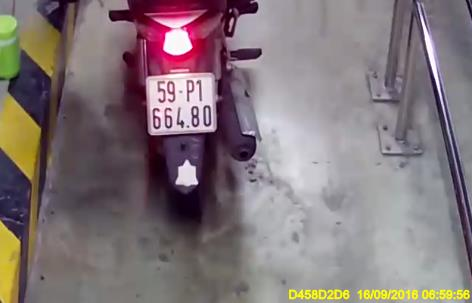
#> input picture 0000_00532_b.jpg, 472 x 303 px
$ jupyter execute --allow-errors test.ipynb   (older library calls are emulated)
#> lines starting #> are read from the running program, lines starting #| are printed output that depends on the picture; after the words box and inside, x2 and y2 are one past the last pixel; in counts of white or black regions, pixels touching at a corner belong together
[cell 1]
import cv2
import numpy as np
import matplotlib.pyplot as plt

def detect_plate_robust(img_path):
    # 1. ĐỌC ẢNH & CHUẨN HÓA KÍCH THƯỚC
#> called with img_path = '0000_00532_b.jpg'
    img_original = cv2.imread(img_path)
#> img_original is the input picture: shape (303, 472, 3); mean B, G, R 121.1, 118.2, 130.8
    if img_original is None: return

    # Resize về 600px để ổn định tham số
    target_width = 600
    scale = target_width / img_original.shape[1]
#> scale = 1.27
    h_new = int(img_original.shape[0] * scale)
#> h_new = 385
    img = cv2.resize(img_original, (target_width, h_new))

    # 2. TIỀN XỬ LÝ CHUNG
    gray = cv2.cvtColor(img, cv2.COLOR_BGR2GRAY)

    # TopHat để làm nổi bật biển số (vùng sáng) trên nền tối
    rectKern = cv2.getStructuringElement(cv2.MORPH_RECT, (13, 5))
    tophat = cv2.morphologyEx(gray, cv2.MORPH_TOPHAT, rectKern)

    # Sobel dọc (Chỉ bắt nét dọc) [cite: 230]
    sobelx = cv2.Sobel(tophat, cv2.CV_64F, 1, 0, ksize=3)
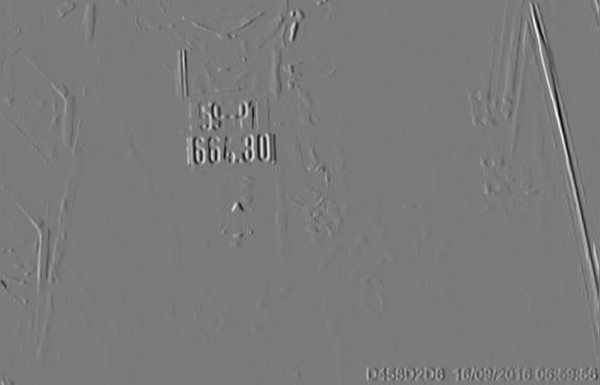
#> sobelx: shape (385, 600) float64; min -592, max 635, mean 0.1; drawn with min black and max white
    sobelx = np.absolute(sobelx)
    sobelx = (255 * (sobelx / np.max(sobelx))).astype("uint8")

    # Otsu Thresholding [cite: 236]
    _, thresh = cv2.threshold(sobelx, 0, 255, cv2.THRESH_BINARY | cv2.THRESH_OTSU)
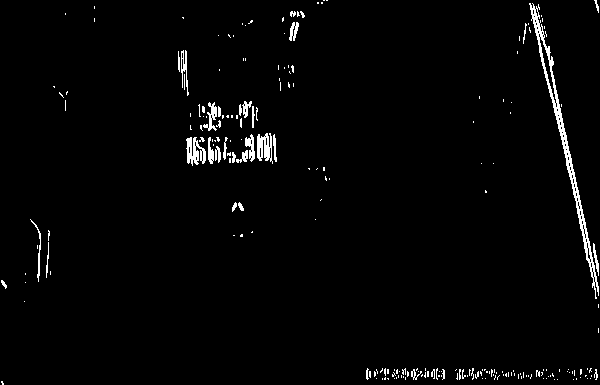
#> thresh: shape (385, 600); 2.1% white in thin lines or dots

    # 3. CHIẾN LƯỢC MULTI-KERNEL (QUAN TRỌNG NHẤT)
    # Thử 3 loại kernel để bắt mọi trường hợp:
    # - (17, 5): Biển dài chuẩn
    # - (17, 12): Biển vuông (2 dòng) - nối dòng trên dưới
    # - (10, 5): Biển số ở xa/nhỏ
    kernels = [(17, 5), (17, 12), (10, 5)]
    candidates = []

    for k_size in kernels:
        morph_kernel = cv2.getStructuringElement(cv2.MORPH_RECT, k_size)
        # Đóng (Close) để nối liền ký tự
        closed = cv2.morphologyEx(thresh, cv2.MORPH_CLOSE, morph_kernel)

        # Tìm contour cho kernel này
        cnts, _ = cv2.findContours(closed, cv2.RETR_EXTERNAL, cv2.CHAIN_APPROX_SIMPLE)

        for c in cnts:
            # Lọc sơ bộ
            x, y, w, h = cv2.boundingRect(c)
            ar = w / float(h)
            if w > 30 and h > 15 and 1.2 <= ar <= 6.0:
                candidates.append((x, y, w, h, closed[y:y+h, x:x+w]))
#> this loop made 3 passes
#> pass 1, in detect_plate_robust, `closed = cv2.morphologyEx(thresh, cv2.MORPH_CLOSE, morph_kernel)`:
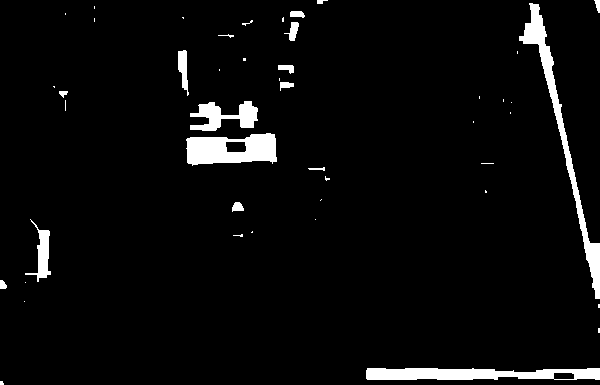
#> closed: shape (385, 600); 4.3% white; 46 white regions (28 under 20 px), largest, box (x1, y1, x2, y2) and area: (519, 3, 600, 299) 2627, (366, 368, 600, 380) 2256, (186, 133, 277, 166) 2152
#> after the loop, candidates = 5 items

    # 4. CHẤM ĐIỂM & CHỌN LỌC (SCORING)
    # Loại bỏ các khung trùng nhau và chọn khung tốt nhất
    final_plates = []

    # Sắp xếp theo diện tích giảm dần để xử lý vùng lớn trước
    candidates = sorted(candidates, key=lambda x: x[2]*x[3], reverse=True)

    merged_mask = np.zeros(gray.shape, dtype="uint8")

    for (x, y, w, h, roi_mask) in candidates:
        # Kiểm tra nếu vùng này đã được chọn rồi (tránh trùng lặp do chạy nhiều kernel)
        if merged_mask[y:y+h, x:x+w].mean() > 0:
            continue

        # TÍNH ĐIỂM "EDGE DENSITY" (Mật độ cạnh)
        # Biển số thật là vùng trắng đặc trong ảnh nhị phân closed
        white_pixels = cv2.countNonZero(roi_mask)
        total_pixels = w * h
        density = white_pixels / total_pixels

        # Biển số thường có mật độ trắng từ 0.3 đến 0.7 (không quá đặc, không quá rỗng)
        if 0.3 < density < 0.8:
            cv2.rectangle(img, (x, y), (x+w, y+h), (0, 255, 0), 2)
            final_plates.append(img_original[int(y/scale):int((y+h)/scale), int(x/scale):int((x+w)/scale)])

            # Đánh dấu vùng này đã xử lý
            merged_mask[y:y+h, x:x+w] = 255
#> this loop made 5 passes
#> (x, y, w, h) on passes 2 to 5: (186, 133, 91, 33), (187, 133, 91, 33), (190, 101, 68, 30), (191, 101, 68, 30)
#> (x, y, w, h, white_pixels, total_pixels, density) on pass 1: (186, 102, 91, 65, 3958, 5915, 0.669)
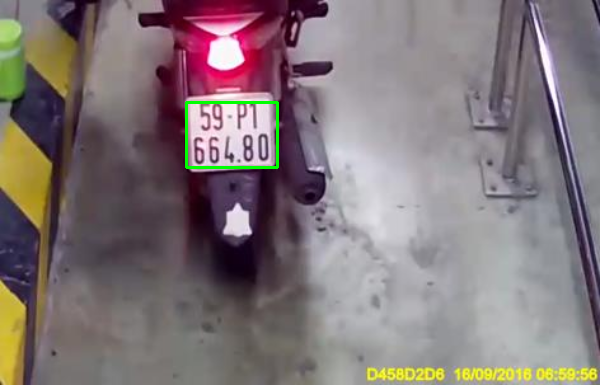
#> img: shape (385, 600, 3); mean B, G, R 120.5, 118.7, 130.1
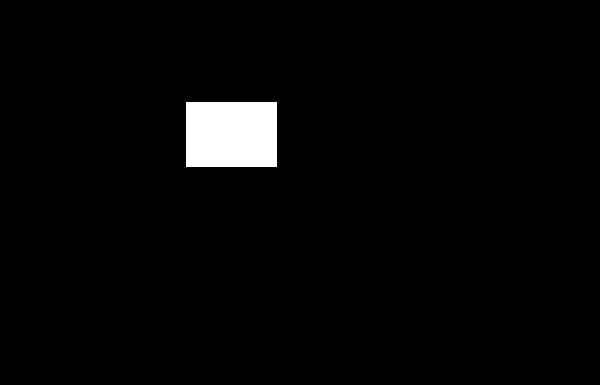
#> merged_mask: shape (385, 600); 2.6% white; 1 white region, box (x1, y1, x2, y2) and area: (186, 102, 277, 167) 5915
#> after the loop, final_plates = 1 item

    # HIỂN THỊ KẾT QUẢ
    plt.figure(figsize=(10,6))
    plt.imshow(cv2.cvtColor(img, cv2.COLOR_BGR2RGB))
    plt.title(f"Phát hiện được {len(final_plates)} biển số (Robust)")
    plt.axis('off')
    plt.show()

    return final_plates

# Chạy thử
detect_plate_robust('0000_00532_b.jpg')

[cell 2]
import cv2
import numpy as np
import matplotlib.pyplot as plt
import os

# ==============================================================================
# 1. HÀM MỚI: XỬ LÝ VÀ TÁCH KÝ TỰ (SEGMENTATION)
# ==============================================================================
def process_and_segment_plate(plate_img):
    """
    Input: Ảnh màu của biển số xe (đã cắt từ bước detect)
    Output: Danh sách các ảnh ký tự đã được cắt rời (đã sort từ trái qua phải)
    """
    # --- A. Tiền xử lý ---
    h, w = plate_img.shape[:2]
    # Resize về chiều cao chuẩn 100px để thuật toán chạy ổn định
    scale = 100 / h
    plate_img_resized = cv2.resize(plate_img, (int(w * scale), 100))

    gray = cv2.cvtColor(plate_img_resized, cv2.COLOR_BGR2GRAY)

    # Cân bằng sáng (CLAHE) để xử lý bóng râm/chói
    clahe = cv2.createCLAHE(clipLimit=2.0, tileGridSize=(8,8))
    gray = clahe.apply(gray)

    # Nhị phân hóa (Otsu)
    # THRESH_BINARY_INV + OTSU: Tự động tìm ngưỡng, đảm bảo chữ Trắng nền Đen
    _, binary = cv2.threshold(gray, 0, 255, cv2.THRESH_BINARY_INV | cv2.THRESH_OTSU)

    # Kiểm tra lại: Nếu nền đang là trắng (nhiều pixel trắng) thì đảo ngược lại
    if cv2.countNonZero(binary) > binary.size / 2:
        binary = cv2.bitwise_not(binary)

    # --- B. Tìm Contour & Lọc Ký tự ---
    contours, _ = cv2.findContours(binary, cv2.RETR_EXTERNAL, cv2.CHAIN_APPROX_SIMPLE)
    char_candidates = []

    # Copy ảnh để vẽ debug
    debug_img = plate_img_resized.copy()

    for c in contours:
        (x, y, w, h) = cv2.boundingRect(c)

        # Các chỉ số hình học
        aspect_ratio = w / float(h)            # Tỷ lệ rộng/cao
        height_ratio = h / float(plate_img_resized.shape[0]) # Tỷ lệ chiều cao so với biển
        area = w * h

        # --- BỘ LỌC HEURISTIC (QUAN TRỌNG) ---
        # Giữ lại contour nếu thỏa mãn các điều kiện của ký tự
        keep = False

        # Điều kiện chung cho chữ cái/số
        if (0.15 < aspect_ratio < 1.0) and (0.4 < height_ratio < 0.95) and (area > 100):
            keep = True

        # Điều kiện riêng cho số '1' hoặc chữ 'I' (mảnh và cao)
        if (aspect_ratio < 0.2) and (height_ratio > 0.45):
            keep = True

        if keep:
            # Padding nhẹ để không mất nét khi cắt
            roi = binary[y:y+h, x:x+w]
            # Resize về kích thước cố định cho model Machine Learning (VD: 30x60)
            # Tuy nhiên ở bước này ta cứ lưu ảnh roi gốc đã
            char_candidates.append((x, roi))

            # Vẽ khung xanh lên ảnh debug
            cv2.rectangle(debug_img, (x, y), (x + w, y + h), (0, 255, 0), 2)

    # --- C. Sắp xếp ký tự từ trái qua phải ---
    char_candidates = sorted(char_candidates, key=lambda entry: entry[0])
    chars = [entry[1] for entry in char_candidates]

    # --- Hiển thị quá trình xử lý (Debug) ---
    plt.figure(figsize=(12, 4))
    plt.subplot(1, 3, 1); plt.imshow(plate_img_resized[:,:,::-1]); plt.title("Ảnh gốc (Resized)")
    plt.subplot(1, 3, 2); plt.imshow(binary, cmap='gray'); plt.title("Nhị phân (Binary)")
    plt.subplot(1, 3, 3); plt.imshow(debug_img[:,:,::-1]); plt.title(f"Phát hiện {len(chars)} ký tự")
    plt.show()

    return chars

# ==============================================================================
# 2. MAIN EXECUTION (NỐI CODE CŨ VÀ MỚI)
# ==============================================================================

# Đường dẫn ảnh test (Bạn thay đổi ảnh khác ở đây)
img_path_test = '0000_00532_b.jpg'
#> img_path_test = '0000_00532_b.jpg'

# BƯỚC 1: GỌI LẠI HÀM DETECT (Để lấy biến final_plates)
# Lưu ý: Hàm detect_plate_robust phải đã được run ở cell trước đó
print(f"Đang xử lý ảnh: {img_path_test}")
#| Đang xử lý ảnh: 0000_00532_b.jpg
try:
    final_plates = detect_plate_robust(img_path_test)
#> the loop in detect_plate_robust (call 2), `for (x, y, w, h, roi_mask) in candidates:` made 5 passes
#> final_plates = 1 item
except NameError:
    print("LỖI: Bạn chưa chạy Cell chứa hàm 'detect_plate_robust'. Hãy chạy lại Cell đó trước!")
    final_plates = []

# BƯỚC 2: CHẠY SEGMENTATION TRÊN KẾT QUẢ BƯỚC 1
if final_plates is not None and len(final_plates) > 0:
    print(f"\n---> Tìm thấy {len(final_plates)} biển số. Bắt đầu tách ký tự...")
#> (printed output is left out)

    for i, plate in enumerate(final_plates):
        print(f"\nĐang xử lý biển số thứ {i+1}:")

        # Gọi hàm mới viết ở trên
        chars = process_and_segment_plate(plate)

        print(f"Kết quả: Tách được {len(chars)} vùng nghi là ký tự.")

        # Hiển thị các ký tự đã tách để kiểm tra
        if len(chars) > 0:
            plt.figure(figsize=(10, 2))
            for j, char_img in enumerate(chars):
                plt.subplot(1, len(chars), j+1)
                plt.imshow(char_img, cmap='gray')
                plt.axis('off')
            plt.show()
        else:
            print("Cảnh báo: Không tách được ký tự nào từ biển số này (có thể do mờ/lóa).")
#> this loop made 1 pass
#> scale in process_and_segment_plate on pass 1: 1.96
#| Đang xử lý biển số thứ 1:
#| Kết quả: Tách được 10 vùng nghi là ký tự.
#> pass 1, in process_and_segment_plate, `plate_img_resized = cv2.resize(plate_img, (int(w * scale), 100))`:
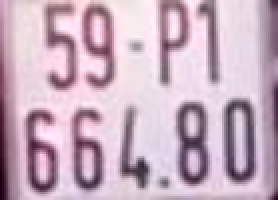
#> plate_img_resized: shape (100, 139, 3) (shown 2 times larger); mean of channels 0, 1, 2 190, 173.5, 199.4; drawn as B, G, R
#> pass 1, in process_and_segment_plate, `gray = clahe.apply(gray)`:
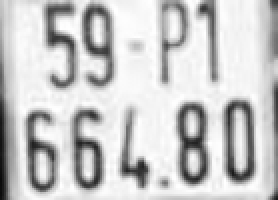
#> gray: shape (100, 139) (shown 2 times larger); min 10, max 255, mean 200.3
#> pass 1, in process_and_segment_plate, `_, binary = cv2.threshold(gray, 0, 255, cv2.THRESH_BINARY_INV | cv2.TH..`:
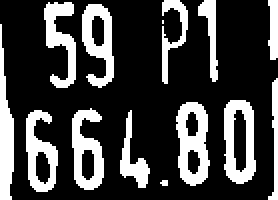
#> binary: shape (100, 139) (shown 2 times larger); 25.9% white; 14 white regions (2 under 20 px), largest, box (x1, y1, x2, y2) and area: (88, 51, 105, 93) 453, (112, 50, 128, 92) 416, (0, 12, 7, 100) 386
#> pass 1, in process_and_segment_plate, `plt.show()`:
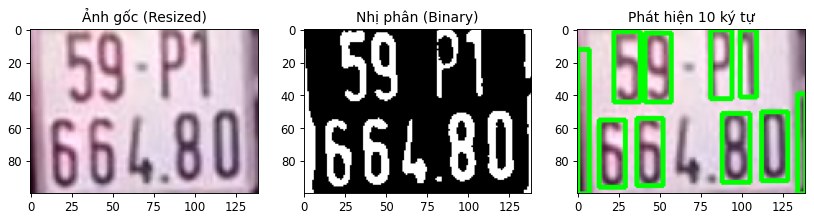
#> figure drawn by matplotlib, 3 panels
#> pass 1, `plt.show()`:
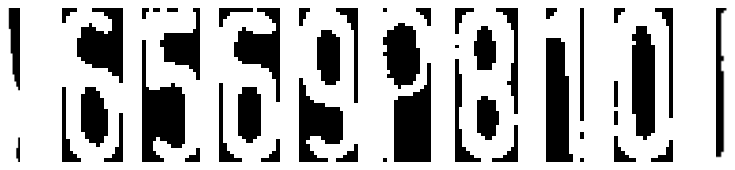
#> figure drawn by matplotlib, 10 panels
else:
    print("Không tìm thấy biển số nào ở Bước 1. Vui lòng kiểm tra lại ảnh đầu vào.")
